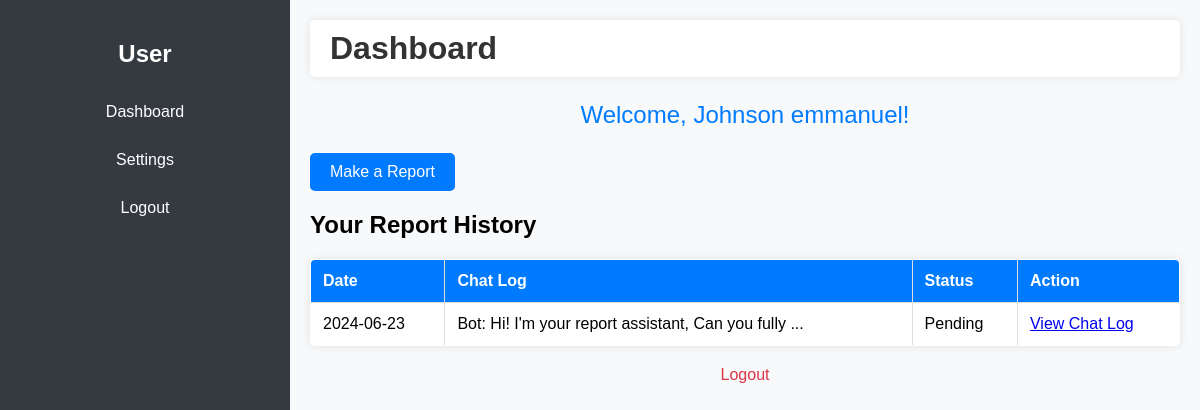
Screenshot of /user_dashboard (signed in) with the database file from the repository.
### app.py (models this page shows)
class User(UserMixin, db.Model):
    id = db.Column(db.Integer, primary_key=True)
    fullname = db.Column(db.String(100), nullable=False)
    email = db.Column(db.String(100), unique=True, nullable=False)
    password = db.Column(db.String(100), nullable=False)
    is_admin = db.Column(db.Boolean, default=False)
    reports = db.relationship('Report', backref='user', lazy=True)

class Report(db.Model):
    id = db.Column(db.Integer, primary_key=True)
    user_id = db.Column(db.Integer, db.ForeignKey('user.id'), nullable=False)
    chat_log = db.Column(db.Text, nullable=False)
    date = db.Column(db.DateTime, nullable=False, default=datetime.utcnow)
    evidence_filename = db.Column(db.String(200), nullable=True)
    status = db.Column(db.String(50), nullable=False, default='Pending')  # New status column

### app.py (the view)
@app.route('/user_dashboard')
def user_dashboard():
    if 'user_id' not in session:
        return redirect(url_for('login'))
    user_id = session['user_id']
    current_user = User.query.get(user_id)
    reports = Report.query.filter_by(user_id=user_id).order_by(Report.date.desc()).all()
    return render_template('user_dashboard.html', user=current_user, reports=reports)

### templates/user_dashboard.html (shortened to what this page needs)
<!DOCTYPE html>
<html lang="en">
<head>
</head>
<body>
    <div class="sidebar">
        <h2>User</h2>
        <a href="{{ url_for('user_dashboard') }}">Dashboard</a>
        <a href="{{ url_for('user_settings') }}">Settings</a>
        <a href="{{ url_for('logout') }}">Logout</a>
    </div>
    <div class="content">
        <div class="header">
            <h1>Dashboard</h1>
        </div>
        <div class="welcome">
            <p>Welcome, {{ user.fullname }}!</p>
        </div>
        <div class="report-button">
            <a href="{{ url_for('report') }}" class="btn">Make a Report</a>
        </div>
        <div class="report-history">
            <h2>Your Report History</h2>
            <table>
                <thead>
                    <tr>
                        <th>Date</th>
                        <th>Chat Log</th>
                        <th>Status</th>
                        <th>Action</th>
                    </tr>
                </thead>
                <tbody>
                    {% for report in reports %}
                    <tr>
                        <td>{{ report.date.strftime('%Y-%m-%d') }}</td>
                        <td>{{ report.chat_log[:50] }}...</td>
                        <td>{{ report.status }}</td>
                        <td><a href="{{ url_for('user_view_chat_log', report_id=report.id) }}">View Chat Log</a></td>
                    </tr>
                    {% endfor %}
                </tbody>
            </table>
        </div>
        <div class="logout">
            <p><a href="{{ url_for('logout') }}">Logout</a></p>
        </div>
    </div>
</body>
</html>

### templates/user_dashboard.html (style rules this page uses)
body { font-family: Arial, sans-serif; background-color: #f8f9fa; margin: 0; padding: 0; display: flex; height: 100vh; }
.sidebar { width: 250px; background-color: #343a40; color: #fff; display: flex; flex-direction: column; align-items: center; padding: 20px; }
.sidebar h2 { margin: 20px 0; }
.sidebar a { color: #fff; text-decoration: none; width: 100%; padding: 10px 20px; margin: 5px 0; border-radius: 5px; text-align: center; }
.content { flex-grow: 1; padding: 20px; }
.header { display: flex; justify-content: space-between; align-items: center; background-color: #fff; padding: 10px 20px; border-radius: 5px; box-shadow: 0 0 10px rgba(0, 0, 0, 0.1); margin-bottom: 20px; }
.header h1 { margin: 0; color: #333; }
.welcome { text-align: center; margin-top: 20px; font-size: 24px; color: #007bff; }
.btn { display: inline-block; padding: 10px 20px; background-color: #007bff; color: #fff; text-decoration: none; border-radius: 5px; transition: background-color 0.3s ease; }
.logout { text-align: center; margin-top: 20px; }
.logout a { text-decoration: none; color: #dc3545; }
table { width: 100%; border-collapse: collapse; margin-top: 20px; background-color: #fff; border-radius: 5px; overflow: hidden; box-shadow: 0 0 10px rgba(0, 0, 0, 0.1); }
table, th, td { border: 1px solid #ddd; }
th, td { padding: 12px; text-align: left; }
th { background-color: #007bff; color: #fff; }

### rows the page displays
User: fullname "Johnson emmanuel"
Report: date "2024-06-23", chat_log "Bot: Hi! I'm your report assistant, Can you fully", status "Pending"
